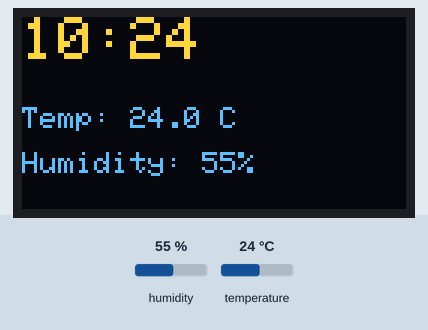
A sketch run on a simulated Arduino Uno, built with avr-gcc and run on an emulated ATmega328P. Shown: 128×64 one-colour display. The inputs (shaded band) are chosen by the test bench; at power-on: humidity 55 %, temperature 24 °C. The OLED is the two-colour kind (top 16 rows yellow); the local clock reads 2024-03-15 10:24:30 at power-on unless the sketch sets it.

Above: at 2.9 s.
3.0 s: humidity set to 22 %
At 4.9 s:
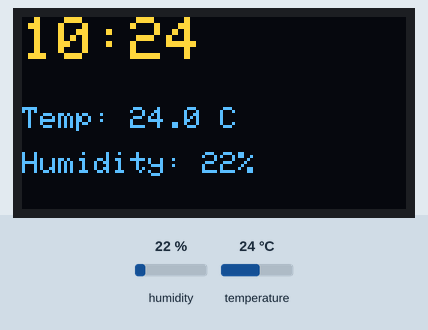
5.8 s: temperature set to 12 °C
At 7.2 s:
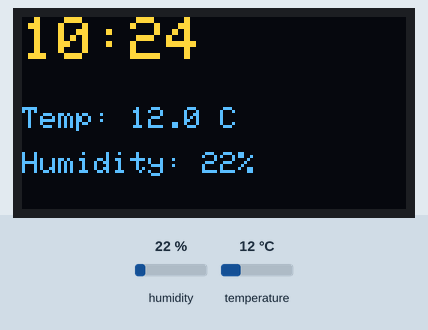
8.6 s: humidity set to 40 %
At 10.7 s:
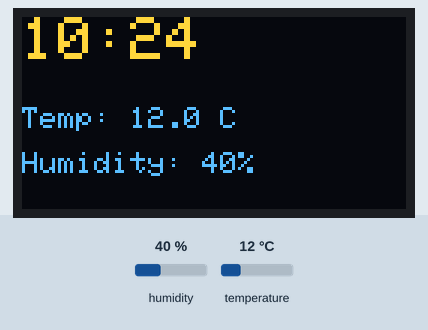
11.8 s: temperature set to 19 °C
At 31.6 s:
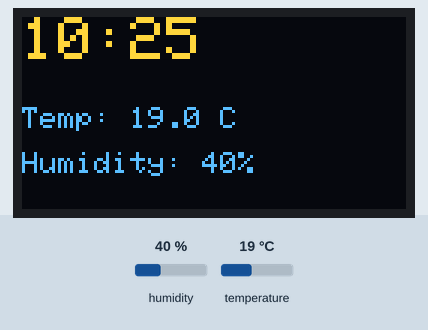
Timing chart, 0 to 32.4 s (numbered marks = the images above; inputs shaded):
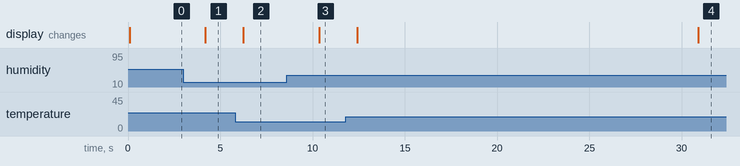

Measured:
- after the input at 3.0 s, the display: changes after 1.2 s (image 1)
- after the input at 5.8 s, the display: changes after 0.45 s (image 2)
- after the input at 8.6 s, the display: changes after 1.8 s (image 3)
- after the input at 11.8 s, the display: first changes after 0.61 s (image 4 shows a later state)

The sketch:

oled.c.ino
```cpp
#include <Wire.h>
#include <Adafruit_GFX.h>
#include <Adafruit_SSD1306.h>
#include <RTClib.h>
#include <DHT.h>

// OLED Setup
#define SCREEN_WIDTH 128
#define SCREEN_HEIGHT 64
Adafruit_SSD1306 display(SCREEN_WIDTH, SCREEN_HEIGHT, &Wire, -1);

// DHT11 Setup
#define DHTPIN A2     // Data pin connected to A2 as per your diagram
#define DHTTYPE DHT11
DHT dht(DHTPIN, DHTTYPE);

// RTC Setup
RTC_DS3231 rtc;

void setup() {
  Serial.begin(9600);

  // Initialize DHT
  dht.begin();

  // Initialize OLED (Address 0x3C is common for SSD1306)
  if(!display.begin(SSD1306_SWITCHCAPVCC, 0x3C)) {
    Serial.println(F("OLED failed"));
    for(;;);
  }

  // Initialize RTC
  if (!rtc.begin()) {
    Serial.println("RTC failed");
    for(;;);
  }

  // Use this line once to set the time, then comment it out and re-upload
  // rtc.adjust(DateTime(F(_DATE), F(TIME_)));

  display.clearDisplay();
  display.setTextColor(WHITE);
}

void loop() {
  DateTime now = rtc.now();
  float h = dht.readHumidity();
  float t = dht.readTemperature();

  display.clearDisplay();

  // --- Display Time ---
  display.setCursor(0, 0);
  display.setTextSize(2);
  if(now.hour() < 10) display.print('0');
  display.print(now.hour());
  display.print(':');
  if(now.minute() < 10) display.print('0');
  display.print(now.minute());

  // --- Display Temp & Humidity ---
  display.setTextSize(1);
  display.setCursor(0, 30);
  display.print("Temp: ");
  display.print(t, 1);
  display.print(" C");

  display.setCursor(0, 45);
  display.print("Humidity: ");
  display.print(h, 0);
  display.print("%");

  display.display();
  delay(2000); // DHT11 needs at least 2 seconds between readings
}
```
